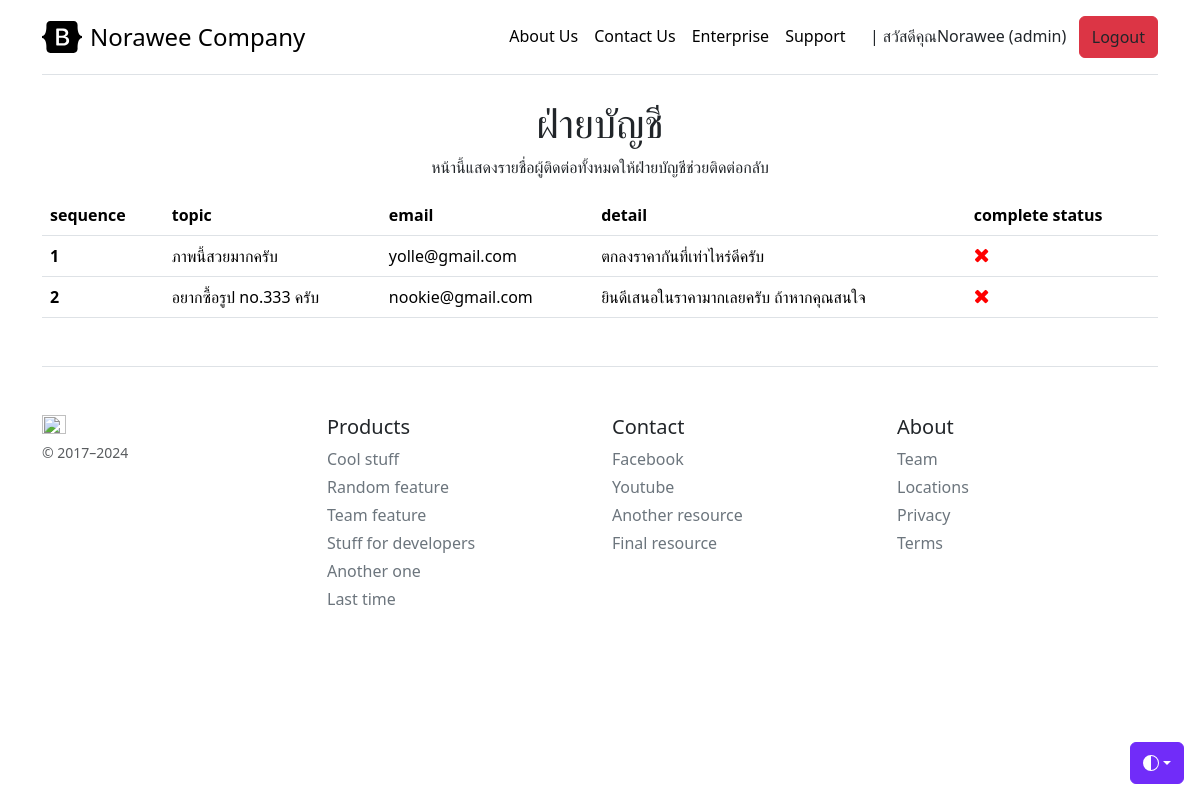
The app's page /accountant/ (signed in) with its own data.
### company/models.py (models this page shows, shortened)
class Profile(models.Model):
    user = models.OneToOneField(User, on_delete=models.CASCADE)
    user_type = models.CharField(max_length=100, default='member') # user role
    point = models.IntegerField(default=0)
    tel = models.CharField(max_length=20, null=True, blank=True)

class ContactList(models.Model):
    title = models.CharField(max_length=200)
    email = models.CharField(max_length=200)
    detail = models.TextField(null=True, blank=True)
    complete = models.BooleanField(default=False)

### company/views.py (the view)
# urls.py: path('accountant/', accountant, name='accountant-page'),
def accountant(request):
     all_contact = ContactList.objects.all()
     context = {'all_contact': all_contact}
     return render(request, 'company/accountant.html', context)

### company/template/company/accountant.html (shortened to what this page needs)
{% extends 'company/base.html' %}
{% load static %}
{%block content %}
<center>
    <h1 class="accountant">ฝ่ายบัญชี</h1>
    <p>หน้านี้แสดงรายชื่อผู้ติดต่อทั้งหมดให้ฝ่ายบัญชีช่วยติดต่อกลับ</p>
</center>
<table class="table">
    <thead class="thead-light">
      <tr>
        <th scope="col">sequence</th>
        <th scope="col">topic</th>
        <th scope="col">email</th>
        <th scope="col">detail</th>
        <th scope="col">complete status</th>
      </tr>
    </thead>
    <tbody>
        {% for contact in all_contact %}
      <tr>
        <th scope="row">{{forloop.counter}}</th>
        <td>{{contact.title}}</td>
        <td>{{contact.email}}</td>
        <td>{{contact.detail}}</td>
        {% if contact.complete == True %}
        <td><i class="fa fa-check" style="font-size: 20px; color: green;"></i></td>
        {% else %}
        <td><i class="fa fa-times" style="font-size: 20px; color: red;"></i></td>
        {% endif %}
      </tr>
      {% endfor %}
    </tbody>
  </table>
{% endblock content %}

### company/template/company/base.html (shortened to what this page needs)
{% load static%}
<!DOCTYPE html>
<html lang="en" data-bs-theme="auto">
  <head>
    <link
      rel="stylesheet"
      href="https://cdn.jsdelivr.net/npm/@docsearch/css@3"
    />
    <link
    href="{% static 'css/bootstrap.min.css'%}"
    rel="stylesheet"
    />
    <link rel="stylesheet" href="https://cdnjs.cloudflare.com/ajax/libs/font-awesome/4.7.0/css/font-awesome.min.css">
    <link
      href="https://getbootstrap.com/docs/5.3/examples/pricing/pricing.css"
      rel="stylesheet"
    />
  </head>
  <body>
    <div
      class="dropdown position-fixed bottom-0 end-0 mb-3 me-3 bd-mode-toggle"
    >
      <button
        class="btn btn-bd-primary py-2 dropdown-toggle d-flex align-items-center"
        id="bd-theme"
        type="button"
        aria-expanded="false"
        data-bs-toggle="dropdown"
        aria-label="Toggle theme (auto)"
      >
        <svg class="bi my-1 theme-icon-active" width="1em" height="1em">
          <use href="#circle-half"></use>
        </svg>
      </button>
    </div>
    <div class="container py-3">
      <header>
        <div
          class="d-flex flex-column flex-md-row align-items-center pb-3 mb-4 border-bottom"
        >
          <a
            href="/"
            class="d-flex align-items-center link-body-emphasis text-decoration-none"
          >
            <span class="fs-4">Norawee Company</span>
          </a>
          <nav class="d-inline-flex mt-2 mt-md-0 ms-md-auto">
            {% if user.profile.user_type == 'accountant' %}
            <a class="py-2 text-dark text-decoration-none" href="{% url 'accountant-page'%}">รายการติดต่อ</a>
            {% else %}
            <a
              class="me-3 py-2 link-body-emphasis text-decoration-none"
              href="{% url 'about-page' %}"
              >About Us</a
            >
            <a
              class="me-3 py-2 link-body-emphasis text-decoration-none"
              href="{% url 'contact-page' %}"
              >Contact Us</a
            >
            <a
              class="me-3 py-2 link-body-emphasis text-decoration-none"
              href="#"
              >Enterprise</a
            >
            <a
              class="me-3 py-2 link-body-emphasis text-decoration-none"
              href="#"
              >Support</a
            >
            {% endif %}
            {% if user.is_authenticated %}
            &nbsp;&nbsp;<a class="py-2 text-dark text-decoration-none" href="#"
              >| สวัสดีคุณ{{user.first_name}} {{user.last_name}} ({{user.profile.user_type}})</a
            >
            <form method="post" action="{% url 'logout' %}">
              <button type="submit" class="py-2 text-dark text-decoration-none btn btn-danger">Logout</button>
          </form>
            {% else %}
            &nbsp;&nbsp;<a class="py-2 text-dark text-decoration-none btn btn-primary" href="{% url 'login' %}"
              >Login</a
            >
            {% endif %}
          </nav>
        </div>
      </header>
      <main>{% block content %} {% endblock content %}</main>
      <footer class="pt-4 my-md-5 pt-md-5 border-top">
        <div class="row">
          <div class="col-12 col-md">
            <img
              class="mb-2"
              src="https://getbootstrap/com//docs/5.3/assets/brand/bootstrap-logo.svg"
              alt=""
              width="24"
              height="19"
            />
            <small class="d-block mb-3 text-body-secondary"
              >&copy; 2017–2024</small
            >
          </div>
          <div class="col-6 col-md">
            <h5>Products</h5>
            <ul class="list-unstyled text-small">
              <li class="mb-1">
                <a class="link-secondary text-decoration-none" href="#"
                  >Cool stuff</a
                >
              </li>
              <li class="mb-1">
                <a class="link-secondary text-decoration-none" href="#"
                  >Random feature</a
                >
              </li>
              <li class="mb-1">
                <a class="link-secondary text-decoration-none" href="#"
                  >Team feature</a
                >
              </li>
              <li class="mb-1">
                <a class="link-secondary text-decoration-none" href="#"
                  >Stuff for developers</a
                >
              </li>
              <li class="mb-1">
                <a class="link-secondary text-decoration-none" href="#"
                  >Another one</a
                >
              </li>
              <li class="mb-1">
                <a class="link-secondary text-decoration-none" href="#"
                  >Last time</a
                >
              </li>
            </ul>
          </div>
          <div class="col-6 col-md">
            <h5>Contact</h5>
            <ul class="list-unstyled text-small">
              <li class="mb-1">
                <a
                  class="link-secondary text-decoration-none"
                  href="https://www.facebook.com/norawee.laohateerapong/" target="_blank"
                  >Facebook</a
                >
              </li>
              <li class="mb-1">
                <a
                  class="link-secondary text-decoration-none"
                  href="https://www.youtube.com/watch?v=hn4WDWxbDZM" target="_blank"
                  >Youtube</a
                >
              </li>
              <li class="mb-1">
                <a class="link-secondary text-decoration-none" href="#"
                  >Another resource</a
                >
              </li>
              <li class="mb-1">
                <a class="link-secondary text-decoration-none" href="#"
                  >Final resource</a
                >
              </li>
            </ul>
          </div>
          <div class="col-6 col-md">
            <h5>About</h5>
            <ul class="list-unstyled text-small">
              <li class="mb-1">
                <a class="link-secondary text-decoration-none" href="#">Team</a>
              </li>
              <li class="mb-1">
                <a class="link-secondary text-decoration-none" href="#"
                  >Locations</a
                >
              </li>
              <li class="mb-1">
                <a class="link-secondary text-decoration-none" href="#"
                  >Privacy</a
                >
              </li>
              <li class="mb-1">
                <a class="link-secondary text-decoration-none" href="#"
                  >Terms</a
                >
              </li>
            </ul>
          </div>
        </div>
      </footer>
    </div>
  </body>
</html>

### company/template/company/base.html (style rules this page uses)
.bi { vertical-align: -0.125em; fill: currentColor; }
.btn-bd-primary { --bd-violet-bg: #712cf9; --bd-violet-rgb: 112.520718, 44.062154, 249.437846; --bs-btn-font-weight: 600; --bs-btn-color: var(--bs-white); --bs-btn-bg: var(--bd-violet-bg); --bs-btn-border-color: var(--bd-violet-bg); --bs-btn-hover-color: var(--bs-white); --bs-btn-hover-bg: #6528e0; --bs-btn-hover-border-color: #6528e0; --bs-btn-focus-shadow-rgb: var(--bd-violet-rgb); --bs-btn-active-color: var(--bs-btn-hover-color); --bs-btn-active-bg: #5a23c8; --bs-btn-active-border-color: #5a23c8; }
.bd-mode-toggle { z-index: 1500; }

### records on screen
ContactList: title "ภาพนี้สวยมากครับ", email "yolle@gmail.com", detail "ตกลงราคากันที่เท่าไหร่ดีครับ", complete False (drawn)
ContactList: title "อยากซื้อรูป no.333 ครับ", email "nookie@gmail.com", detail "ยินดีเสนอในราคามากเลยครับ ถ้าหากคุณสนใจ", complete False (drawn)

### other values on screen
{{ user.first_name }} "Norawee"
{{ user.profile.user_type }} "admin"
